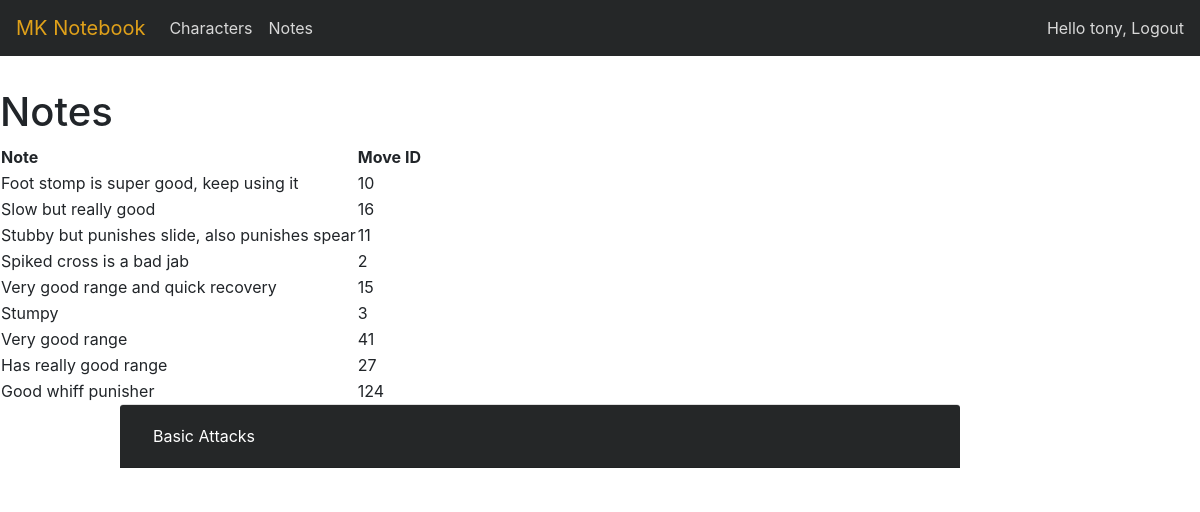
/notes/ (signed in), run on an earlier commit of the app's database.
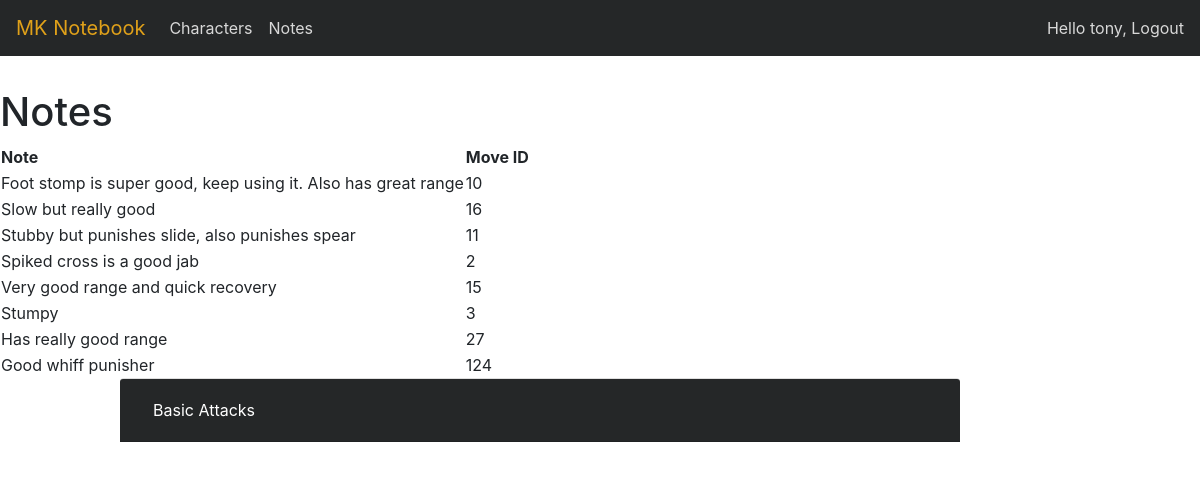
And on a later commit of the database.
### charviewer/models.py (models this page shows)
class Notes(models.Model):
    author = models.ForeignKey(User, on_delete=models.CASCADE)
    note = models.CharField(max_length=300)
    move_id = models.IntegerField()
    class Meta:
        def __str__(self):
            return self.note

### charviewer/views.py (the view)
# urls.py: path('notes/', views.Notebook.as_view(), name='notes'),
class Notebook(LoginRequiredMixin, ListView):
    template_name = 'charviewer/notes.html'
    def get_context_data(self, **kwargs):
        context = super().get_context_data(**kwargs)
        context['notes'] = self.get_queryset
        context['moves'] = Moves.objects.all()
        return context
    def get_queryset(self):
        return Notes.objects.filter(author_id=self.request.user)

### charviewer/templates/charviewer/notes.html (shortened to what this page needs)
{% extends "base.html" %}
{% block content %}
<H1>Notes</H1>
<table>
    <tr>
        <th> Note</th>
        <th>Move ID</th>
    </tr>
    {% for note in notes %}
    <tbody>
        <td>{{note.note}}</td>
        <td>{{note.move_id}}</td>
    </tbody>
    {% endfor %}
</table>
<div id="accordion">
    <div class="card">
        <div class="card-header" id="heading-basic">
            <button class="btn btn-link" data-toggle="collapse" data-target="#basic-attacks" aria-expanded="false"
                aria-controls="basic-attacks">
                Basic Attacks
            </button>
        </div>
    </div>
</div>
{% endblock %}

What changed in the data, as far as the page shows it:
removed Notes: note "Very good range", move_id "41"
changed Notes: note "Foot stomp is super good, keep using it" → "Foot stomp is super good, keep using it. Also has great range"
changed Notes: note "Spiked cross is a bad jab" → "Spiked cross is a good jab"
